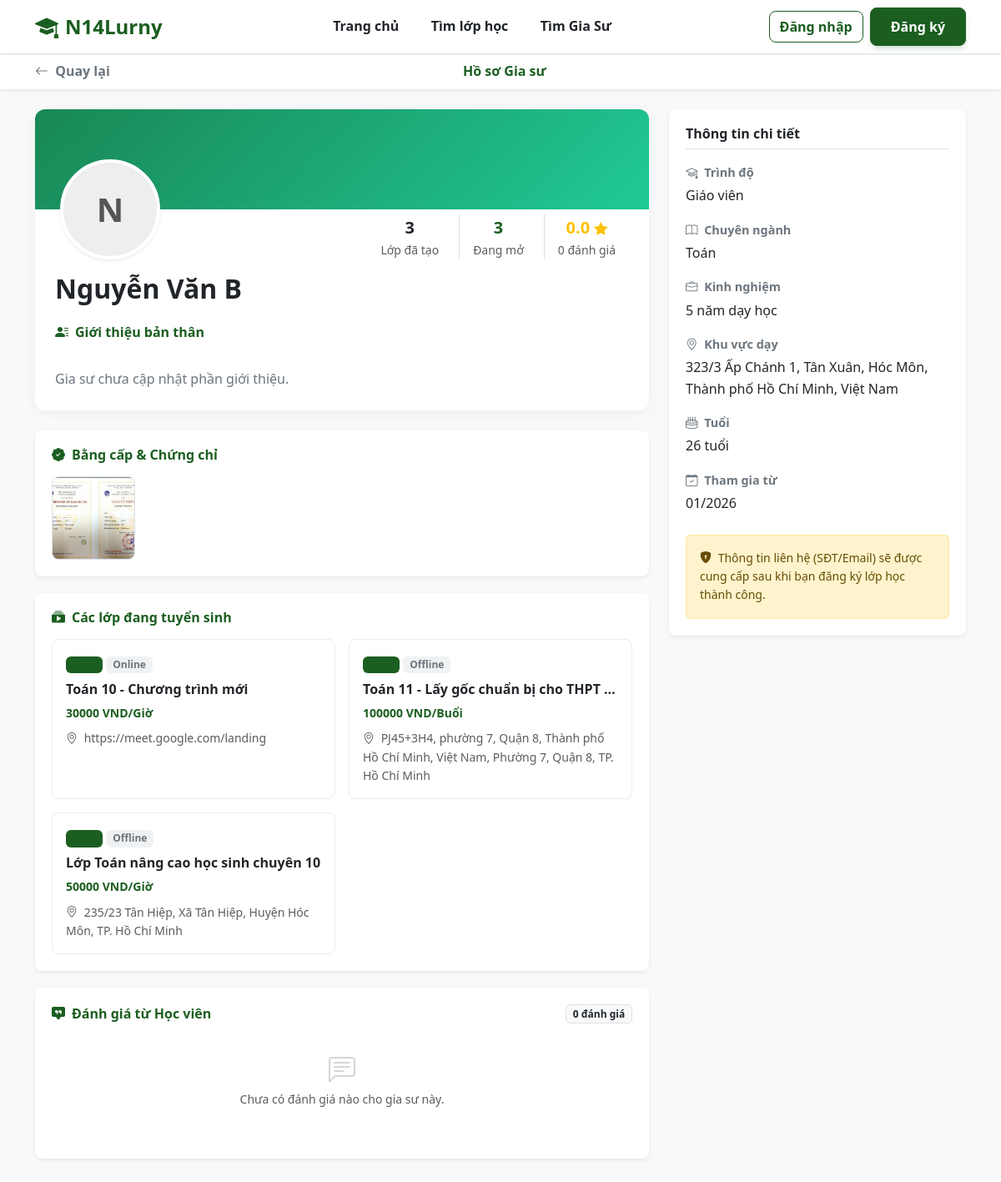
Page /N14Lurny/student/tutor_profile.php?id=18 on the committed database.
### tables this page shows
CREATE TABLE `users` (
  `id` int(11) NOT NULL,
  `full_name` varchar(100) NOT NULL,
  `email` varchar(100) NOT NULL,
  `password` varchar(255) NOT NULL,
  `role` enum('admin','tutor','student') NOT NULL DEFAULT 'student',
  `avatar` varchar(255) DEFAULT NULL,
  `dob` date DEFAULT NULL,
  `gender` enum('Nam','Nữ','Khác') DEFAULT 'Nam',
  `phone` varchar(20) DEFAULT NULL,
  `bio` text DEFAULT NULL COMMENT 'Giới thiệu bản thân',
  `major` varchar(100) DEFAULT NULL COMMENT 'Chuyên ngành',
  `degree` varchar(100) DEFAULT NULL COMMENT 'Bằng cấp/Trình độ',
  `experience` varchar(100) DEFAULT NULL COMMENT 'Kinh nghiệm',
  `address` varchar(255) DEFAULT NULL COMMENT 'Địa chỉ/Khu vực',
  `school` varchar(255) DEFAULT NULL,
  `grade` varchar(50) DEFAULT NULL,
  `created_at` timestamp NOT NULL DEFAULT current_timestamp(),
  `warnings_count` int(11) DEFAULT 0 COMMENT 'Số lần bị cảnh cáo',
  `is_banned` tinyint(1) DEFAULT 0 COMMENT '1: Bị cấm dạy, 0: Bình thường',
  `avg_rating` float DEFAULT 0,
  `review_count` int(11) DEFAULT 0
);

CREATE TABLE `tutor_proofs` (
  `id` int(11) NOT NULL,
  `user_id` int(11) NOT NULL,
  `image_path` varchar(255) NOT NULL,
  `created_at` timestamp NOT NULL DEFAULT current_timestamp()
);

CREATE TABLE `classes` (
  `id` int(11) NOT NULL,
  `tutor_id` int(11) NOT NULL,
  `title` varchar(255) NOT NULL,
  `subject` varchar(100) NOT NULL,
  `grade` varchar(50) NOT NULL,
  `price` varchar(255) DEFAULT NULL,
  `description` text DEFAULT NULL,
  `method` varchar(50) NOT NULL DEFAULT 'Offline' COMMENT 'Online hoặc Offline',
  `location` varchar(100) NOT NULL DEFAULT 'TP. Hồ Chí Minh' COMMENT 'Quận/Huyện tại TP.HCM',
  `status` enum('pending','active','hidden','closed','rejected') DEFAULT 'pending',
  `max_students` int(11) NOT NULL DEFAULT 1,
  `start_date` date DEFAULT NULL,
  `end_date` date DEFAULT NULL,
  `created_at` timestamp NOT NULL DEFAULT current_timestamp()
);

### N14Lurny/student/tutor_profile.php (the view, shortened to what this page needs)
<?php
include '../includes/header.php';
require_once '../config/db.php';
$tutor_id = intval($_GET['id']);
$sql = "SELECT * FROM users WHERE id = ? AND role = 'tutor'";
$stmt = $conn->prepare($sql);
$stmt->bind_param("i", $tutor_id);
$stmt->execute();
$tutor_res = $stmt->get_result();
$tutor = $tutor_res->fetch_assoc();
$avatar_url = (!empty($tutor['avatar'])) ? "../assets/uploads/avatars/" . $tutor['avatar'] : "";
$initials = mb_strtoupper(mb_substr($tutor['full_name'], 0, 1, "UTF-8"));
$age_display = 'Chưa cập nhật';
if (!empty($tutor['dob']) && $tutor['dob'] != '0000-00-00') {
    $dob_date = new DateTime($tutor['dob']);
    $now = new DateTime();
    $age = $now->diff($dob_date)->y;
    $age_display = $age . ' tuổi';
}
$proofs_res = $conn->query("SELECT * FROM tutor_proofs WHERE user_id = $tutor_id ORDER BY id DESC");
$classes_res = $conn->query("SELECT * FROM classes WHERE tutor_id = $tutor_id AND status = 'active' ORDER BY created_at DESC");
$count_active = $classes_res->num_rows;
$count_all = $conn->query("SELECT COUNT(*) as total FROM classes WHERE tutor_id = $tutor_id")->fetch_assoc()['total'];
$reviews_sql = "SELECT r.*, s.full_name as student_name, s.avatar as s_avatar, c.title as class_title
                FROM reviews r
                JOIN users s ON r.student_id = s.id
                JOIN classes c ON r.class_id = c.id
                WHERE r.tutor_id = $tutor_id
                ORDER BY r.created_at DESC";
$reviews_res = $conn->query($reviews_sql);
?>
<!DOCTYPE html>
<html lang="vi">
<head>
    <link href="https://cdn.jsdelivr.net/npm/bootstrap@5.3.2/dist/css/bootstrap.min.css" rel="stylesheet">
    <link href="https://cdn.jsdelivr.net/npm/bootstrap-icons@1.11.1/font/bootstrap-icons.css" rel="stylesheet">
    <link rel="stylesheet" href="../assets/css/style.css">
</head>
<body class="bg-light">
<div class="bg-white shadow-sm sticky-top">
    <div class="container py-2 d-flex justify-content-between align-items-center">
        <a href="javascript:history.back()" class="text-decoration-none text-secondary fw-bold">
            <i class="bi bi-arrow-left me-1"></i> Quay lại
        </a>
        <span class="fw-bold text-success">Hồ sơ Gia sư</span>
        <div style="width: 80px;"></div> </div>
</div>
<div class="container py-4">
    <div class="row g-4">
        <div class="col-lg-8">
            <div class="tutor-header-card mb-4">
                <div class="tutor-cover"></div>
                <div class="d-flex justify-content-between align-items-end pe-4 pb-3">
                    <div class="tutor-avatar-container">
                        <?php if($avatar_url): ?>
                            <img src="<?= $avatar_url ?>" class="tutor-avatar-img shadow-sm">
                        <?php else: ?>
                            <div class="tutor-initials shadow-sm"><?= $initials ?></div>
                        <?php endif; ?>
                    </div>
                    <div class="d-flex gap-2 text-center">
                        <div class="px-3">
                            <div class="fw-bold fs-5 text-dark"><?= $count_all ?></div>
                            <div class="small text-muted">Lớp đã tạo</div>
                        </div>
                        <div class="px-3 border-start">
                            <div class="fw-bold fs-5 text-success"><?= $count_active ?></div>
                            <div class="small text-muted">Đang mở</div>
                        </div>
                        <div class="px-3 border-start">
                            <div class="fw-bold fs-5 text-warning">
                                <?= ($tutor['avg_rating'] > 0) ? $tutor['avg_rating'] : '0.0' ?> <i class="bi bi-star-fill fs-6"></i>
                            </div>
                            <div class="small text-muted"><?= $tutor['review_count'] ?> đánh giá</div>
                        </div>
                    </div>
                </div>
                <div class="px-4 pb-4">
                    <h2 class="fw-bold text-dark mb-1"><?= htmlspecialchars($tutor['full_name']) ?></h2>
                    <div class="mt-4">
                        <h6 class="fw-bold text-success"><i class="bi bi-person-lines-fill me-2"></i>Giới thiệu bản thân</h6>
                        <div class="text-secondary" style="line-height: 1.6; white-space: pre-line;">
                            <?= !empty($tutor['bio']) ? htmlspecialchars($tutor['bio']) : "Gia sư chưa cập nhật phần giới thiệu." ?>
                        </div>
                    </div>
                </div>
            </div>
            <?php if($proofs_res->num_rows > 0): ?>
            <div class="info-box shadow-sm border-0">
                <h6 class="fw-bold text-success mb-3"><i class="bi bi-patch-check-fill me-2"></i>Bằng cấp & Chứng chỉ</h6>
                <div class="d-flex flex-wrap gap-2">
                    <?php while($img = $proofs_res->fetch_assoc()): ?>
                        <img src="../assets/uploads/proofs/<?= $img['image_path'] ?>" class="proof-img" data-bs-toggle="modal" data-bs-target="#imgModal" onclick="showImage(this.src)">
                    <?php endwhile; ?>
                </div>
            </div>
            <?php endif; ?>
            <div class="info-box shadow-sm border-0">
                <h6 class="fw-bold text-success mb-3"><i class="bi bi-collection-play-fill me-2"></i>Các lớp đang tuyển sinh</h6>
                <?php if($count_active > 0): ?>
                    <div class="row g-3">
                        <?php while($class = $classes_res->fetch_assoc()): ?>
                        <div class="col-md-6">
                            <div class="class-mini-card p-3 h-100 position-relative">
                                <div class="mb-2">
                                    <span class="badge bg-success bg-opacity-10 text-success"><?= htmlspecialchars($class['subject']) ?></span>
                                    <span class="badge bg-secondary bg-opacity-10 text-secondary"><?= htmlspecialchars($class['method']) ?></span>
                                </div>
                                <h6 class="fw-bold text-dark mb-2 text-truncate">
                                    <a href="../class-detail.php?id=<?= $class['id'] ?>" class="text-decoration-none text-dark stretched-link">
                                        <?= htmlspecialchars($class['title']) ?>
                                    </a>
                                </h6>
                                <div class="text-success fw-bold small"><?= $class['price'] ?></div>
                                <div class="small text-muted mt-2"><i class="bi bi-geo-alt me-1"></i> <?= htmlspecialchars($class['location']) ?></div>
                            </div>
                        </div>
                        <?php endwhile; ?>
                    </div>
                <?php else: ?>
                    <p class="text-muted fst-italic">Hiện tại gia sư này chưa có lớp nào khác đang mở.</p>
                <?php endif; ?>
            </div>
            <div class="info-box shadow-sm border-0">
                <div class="d-flex justify-content-between align-items-center mb-3">
                    <h6 class="fw-bold text-success m-0"><i class="bi bi-chat-square-quote-fill me-2"></i>Đánh giá từ Học viên</h6>
                    <span class="badge bg-light text-dark border"><?= $reviews_res->num_rows ?> đánh giá</span>
                </div>
                <?php if($reviews_res->num_rows > 0): ?>
                    <?php while($rev = $reviews_res->fetch_assoc()):
                        $s_avatar = !empty($rev['s_avatar']) ? "../assets/uploads/avatars/" . $rev['s_avatar'] : null;
                        $s_initial = mb_substr($rev['student_name'], 0, 1);
                    ?>
                        <div class="review-item">
                            <div class="d-flex justify-content-between">
                                <div class="d-flex align-items-center mb-2">
                                    <?php if($s_avatar): ?>
                                        <img src="<?= $s_avatar ?>" class="student-avatar-sm me-2">
                                    <?php else: ?>
                                        <div class="student-avatar-sm me-2"><?= $s_initial ?></div>
                                    <?php endif; ?>
                                    <div>
                                        <div class="fw-bold text-dark small"><?= htmlspecialchars($rev['student_name']) ?></div>
                                        <div class="text-muted" style="font-size: 0.75rem;">Lớp: <?= htmlspecialchars($rev['class_title']) ?></div>
                                    </div>
                                </div>
                                <div class="text-muted small"><?= date('d/m/Y', strtotime($rev['created_at'])) ?></div>
                            </div>
                            <div class="ms-5">
                                <div class="mb-1 text-warning small">
                                    <?php
                                    for($i=1; $i<=5; $i++) {
                                        echo ($i <= $rev['rating']) ? '<i class="bi bi-star-fill"></i> ' : '<i class="bi bi-star text-secondary opacity-25"></i> ';
                                    }
                                    ?>
                                </div>
                                <p class="mb-0 text-secondary fst-italic small">"<?= nl2br(htmlspecialchars($rev['comment'])) ?>"</p>
                            </div>
                        </div>
                    <?php endwhile; ?>
                <?php else: ?>
                    <div class="text-center py-4">
                        <i class="bi bi-chat-left-text text-muted fs-2 opacity-25"></i>
                        <p class="text-muted small mt-2">Chưa có đánh giá nào cho gia sư này.</p>
                    </div>
                <?php endif; ?>
            </div>
        </div>
        <div class="col-lg-4">
            <div class="info-box shadow-sm border-0 sticky-top" style="top: 80px;">
                <h6 class="fw-bold text-dark mb-3 pb-2 border-bottom">Thông tin chi tiết</h6>
                <div class="mb-3">
                    <div class="info-label"><i class="bi bi-mortarboard me-1"></i> Trình độ</div>
                    <div class="info-value"><?= htmlspecialchars($tutor['degree'] ?? 'Chưa cập nhật') ?></div>
                </div>
                <div class="mb-3">
                    <div class="info-label"><i class="bi bi-book me-1"></i> Chuyên ngành</div>
                    <div class="info-value"><?= htmlspecialchars($tutor['major'] ?? 'Chưa cập nhật') ?></div>
                </div>
                <div class="mb-3">
                    <div class="info-label"><i class="bi bi-briefcase me-1"></i> Kinh nghiệm</div>
                    <div class="info-value"><?= htmlspecialchars($tutor['experience'] ?? 'Chưa cập nhật') ?></div>
                </div>
                <div class="mb-3">
                    <div class="info-label"><i class="bi bi-geo-alt me-1"></i> Khu vực dạy</div>
                    <div class="info-value"><?= htmlspecialchars($tutor['address'] ?? 'Chưa cập nhật') ?></div>
                </div>
                <div class="mb-3">
                    <div class="info-label"><i class="bi bi-cake2 me-1"></i> Tuổi</div>
                    <div class="info-value"><?= $age_display ?></div>
                </div>
                <div class="mb-3">
                    <div class="info-label"><i class="bi bi-calendar-check me-1"></i> Tham gia từ</div>
                    <div class="info-value"><?= date('m/Y', strtotime($tutor['created_at'])) ?></div>
                </div>
                <div class="alert alert-warning small mt-4 mb-0">
                    <i class="bi bi-shield-lock-fill me-1"></i> Thông tin liên hệ (SĐT/Email) sẽ được cung cấp sau khi bạn đăng ký lớp học thành công.
                </div>
            </div>
        </div>
    </div>
</div>
</body>
</html>

### N14Lurny/assets/css/style.css (style rules this page uses)
:root { --primary-color: #1b5e20; --primary-hover: #144518; --primary-light: #e8f5e9; --primary-text: #1b5e20; --bg-body: #f8f9fa; --text-main: #212529; --text-light: #6c757d; --white: #ffffff; --border-color: #dee2e6; --shadow-sm: 0 1px 2px 0 rgba(0, 0, 0, 0.05); --shadow-md: 0 4px 6px -1px rgba(0, 0, 0, 0.1); --radius-md: 12px; --radius-pill: 50px; }
body { font-family: 'Segoe UI', Roboto, Helvetica, Arial, sans-serif; background-color: var(--bg-body); color: var(--text-main); line-height: 1.6; }
a { color: var(--primary-color); text-decoration: none; transition: 0.2s; }
.text-brand, .text-success { color: var(--primary-color) !important; }
.bg-success { background-color: var(--primary-color) !important; }

### N14Lurny/student/tutor_profile.php (style rules this page uses)
.tutor-header-card { background: #fff; border-radius: 12px; box-shadow: 0 2px 15px rgba(0,0,0,0.05); overflow: hidden; }
.tutor-cover { height: 120px; background: linear-gradient(135deg, #198754, #20c997); }
.tutor-avatar-container { margin-top: -60px; margin-left: 30px; position: relative; display: inline-block; }
.tutor-initials { width: 120px; height: 120px; border-radius: 50%; border: 4px solid #fff; background: #eee; display: flex; align-items: center; justify-content: center; font-size: 40px; font-weight: bold; color: #555; }
.info-box { background: #fff; border-radius: 8px; border: 1px solid #eee; padding: 20px; margin-bottom: 20px; }
.info-label { font-weight: 600; color: #6c757d; font-size: 0.9rem; margin-bottom: 4px; }
.info-value { color: #212529; font-weight: 500; }
.proof-img { width: 100px; height: 100px; object-fit: cover; border-radius: 8px; cursor: pointer; transition: 0.2s; border: 1px solid #dee2e6; }
.class-mini-card { border: 1px solid #e9ecef; border-radius: 8px; transition: 0.2s; background: #fff; }

### rows in the picture
users: full_name "N", review_count "0", full_name "Nguyễn Văn B", degree "Giáo viên", major "Toán", experience "5 năm dạy học", address "323/3 Ấp Chánh 1, Tân Xuân, Hóc Môn, Thành phố Hồ Chí Minh, Việt Nam", dob "26 tuổi", created_at "01/2026"
tutor_proofs: image_path (picture)
classes: method "Online", title "Toán 10 - Chương trình mới", price "30000 VND/Giờ", location "https://meet.google.com/landing"
classes: method "Offline", title "Toán 11 - Lấy gốc chuẩn bị cho THPT…", price "100000 VND/Buổi", location "PJ45+3H4, phường 7, Quận 8, Thành phố Hồ Chí Minh, Việt Nam, Phường 7, Quận 8, TP. Hồ Chí Minh"
classes: method "Offline", title "Lớp Toán nâng cao học sinh chuyên 10", price "50000 VND/Giờ", location "235/23 Tân Hiệp, Xã Tân Hiệp, Huyện Hóc Môn, TP. Hồ Chí Minh"

### other values in the picture
$count_all "3"
$count_active "3"
$reviews_res->num_rows "0"
